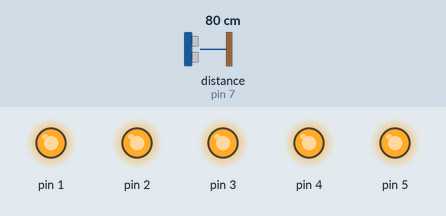
Simulated run of this sketch. Board: Arduino Uno, built with avr-gcc and run on an emulated ATmega328P. On the bench: output pins drawn as LEDs (lit = HIGH). Wiring (inferred from the names in the program): ultrasonic range finder: trigger pin 8; echo pin 7. The test bench sets the inputs (shaded band); at power-on: distance to the obstacle (sensor on pin 7) 80 cm. The echo pulse lasts 58.3 µs per cm; pins used as bus, display or sensor lines are not drawn.

Above: at 1.2 s.
1.3 s: distance to the obstacle (sensor on pin 7) set to 55 cm
2.9 s: distance to the obstacle (sensor on pin 7) set to 45 cm
At 3.8 s:
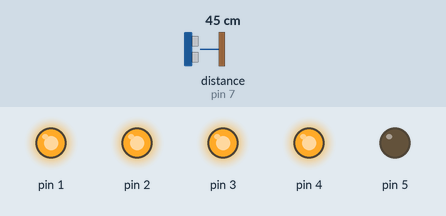
4.7 s: distance to the obstacle (sensor on pin 7) set to 37 cm
At 5.5 s:
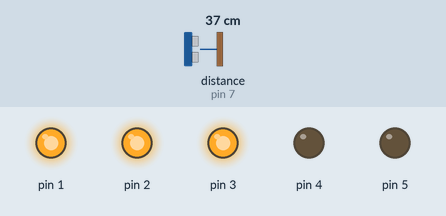
6.5 s: distance to the obstacle (sensor on pin 7) set to 27 cm
At 7.8 s:
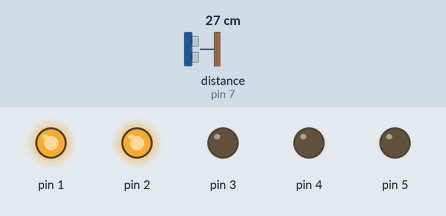
8.1 s: distance to the obstacle (sensor on pin 7) set to 2 cm
At 9.6 s:
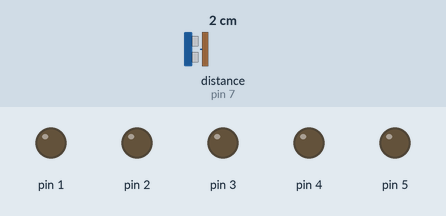
9.9 s: distance to the obstacle (sensor on pin 7) set to 18 cm
At 10.5 s:
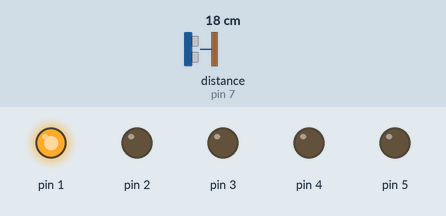
Timing chart, 0 to 12.5 s (numbered marks = the images above; inputs shaded):
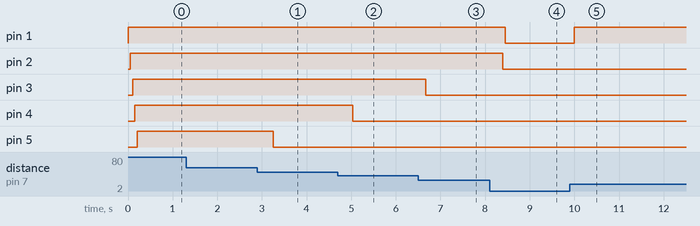

Measured:
- the behaviour switches between 51 and 50 cm on distance to the obstacle (sensor on pin 7) (found by bisection; images 0 and 1)
- the behaviour switches between 41 and 40 cm on distance to the obstacle (sensor on pin 7) (found by bisection; images 1 and 2)
- the behaviour switches between 31 and 30 cm on distance to the obstacle (sensor on pin 7) (found by bisection; images 2 and 3)
- after the input at 1.3 s, every drawn part: stays the same
- after the input at 2.9 s, pin 5: HIGH → LOW after 0.36 s
- after the input at 4.7 s, pin 4: HIGH → LOW after 0.34 s
- after the input at 6.5 s, pin 3: HIGH → LOW after 0.16 s
- after the input at 8.1 s, pin 1: HIGH → LOW after 0.35 s; pin 2: HIGH → LOW after 0.30 s
- after the input at 9.9 s, pin 1: LOW → HIGH after 0.10 s

The sketch:

UltraSonicTest.ino
```cpp
// Initialize pins, lights and variables

int lightPin;
int echoDistance;
long echoDuration;
int trigPin = 8;
int echoPin = 7;

void setup() {
  //  Serial.begin(9600);
  pinMode(8, OUTPUT);
  pinMode(7, INPUT);
  for (lightPin = 1; lightPin < 6; lightPin++) {
    pinMode(lightPin, OUTPUT);
  } // Initializes light pins, end of FOR loop.
} // All needed pins/variables initialized, end of setup()

void loop() {
  ping();
  checkLights();
}
```

checkLights.ino
```cpp
void checkLights() {
  if (echoDistance >= 50) {
    for (lightPin = 1; lightPin < 6; lightPin++) {
      digitalWrite(lightPin, HIGH);
      delay(50);
    }
  } else if (echoDistance >= 40 && echoDistance < 50) {
    for (lightPin = 1; lightPin < 5; lightPin++) {
      digitalWrite(lightPin, HIGH);
      delay(50);
    }
    digitalWrite(5, LOW);
  } else if (echoDistance >= 30 && echoDistance < 40) {
    for (lightPin = 1; lightPin < 4; lightPin++) {
      digitalWrite(lightPin, HIGH);
      delay(50);
    }
    digitalWrite(5, LOW);
    digitalWrite(4, LOW);
  } else if (echoDistance >= 20 && echoDistance < 30) {
    for (lightPin = 1; lightPin < 3; lightPin++) {
      digitalWrite(lightPin, HIGH);
      delay(50);
    }
    digitalWrite(5, LOW);
    digitalWrite(4, LOW);
    digitalWrite(3, LOW);
  } else if (echoDistance >= 10 && echoDistance < 20) {
    for (lightPin = 1; lightPin < 2; lightPin++) {
      digitalWrite(lightPin, HIGH);
      delay(50);
    }
    digitalWrite(5, LOW);
    digitalWrite(4, LOW);
    digitalWrite(3, LOW);
    digitalWrite(2, LOW);
  } else if (echoDistance >= 0 && echoDistance < 10) {
    for (lightPin = 6; lightPin > 0; lightPin--) {
      digitalWrite(lightPin, LOW);
      delay(50);
    }
  }
}
```

ping.ino
```cpp
void ping() {
  digitalWrite(trigPin, LOW); // Refreshes the trigger pin for the US sensor
  delayMicroseconds(2);
  digitalWrite(trigPin, HIGH); // Sends an ultrasonic signal out
  delayMicroseconds(10); // Keeps sending the US signal for 10 microseconds
  digitalWrite(trigPin, LOW); // Turns off the signal
  echoDuration = pulseIn(echoPin, HIGH); // Turns on the receiver on the US component.
  echoDistance = echoDuration * 0.034 / 2; // Calculates the distance based on the duration of the signal
  //  Serial.print("Distance: ");
  //  Serial.println(echoDistance); // Prints the distance in the serial browser
}
```
